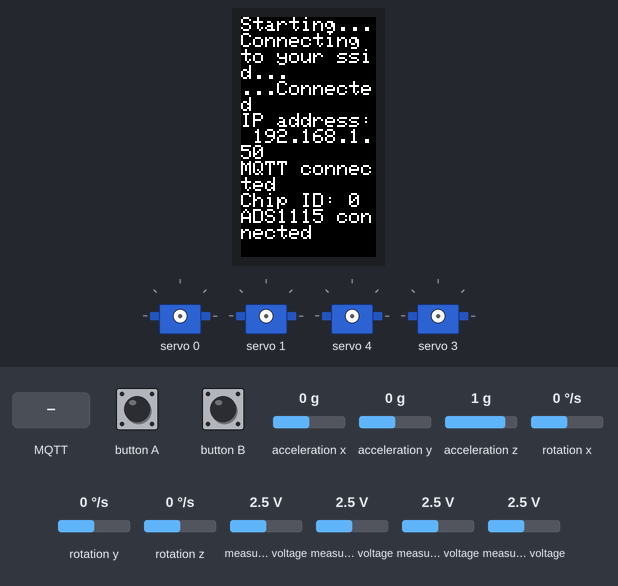
Recording of a program running on a simulated ESP32. On the bench: 135×240 colour display, 4 × servo. The inputs (shaded band) are chosen by the test bench; at power-on: acceleration x 0 g, acceleration y 0 g, acceleration z 1 g, rotation x 0 °/s, rotation y 0 °/s, rotation z 0 °/s, measured voltage 2.5 V. WiFi joins after 1.5 s; servers stay silent unless stated; no MQTT or app messages arrive unless stated; what the program prints to the serial monitor is not drawn. At 13.4 s the program restarts the board; the recording ends there.

Above: at 1.8 s.
At 4.1 s:
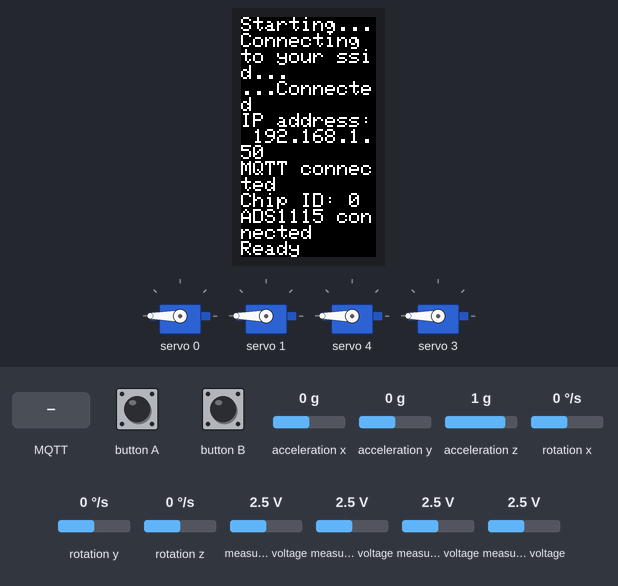
4.2 s: acceleration x set to -1.4 g
7.2 s: MQTT message "Finger 0:" arrives on the first subscribed topic
10.2 s: MQTT message "graspOk" arrives on the first subscribed topic
At 12.5 s:
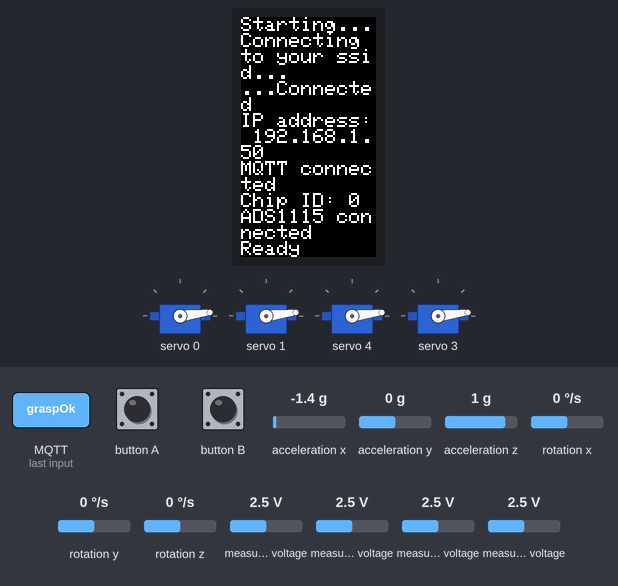
13.2 s: button A pressed for 0.15 s
Timing chart, 0 to 13.4 s (numbered marks = the images above; inputs shaded):
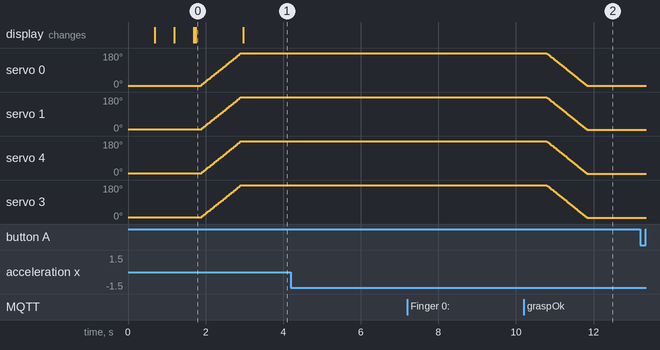

The program:

main.cpp
```cpp
// include lib
#include <Arduino.h>
#include <M5StickCPlus.h>
#include <WiFi.h>
#include <WiFiClient.h>
#include <PubSubClient.h>
#include <Adafruit_ADS1X15.h>
#include <Arduino_JSON.h>
#include <Adafruit_PWMServoDriver.h>
#include "Madgwick_Quaternion.h"

// include Font
#include "quark24.h"
#include "quark12.h"
#include "quark9.h"

// servo
#define SERVOMIN 150// Minimum pulse length count out of 4096.
#define SERVOMAX 600 // Maximum pulse length count out of 4096.

// config network
const char* ssid = "your ssid";
const char* password = "your password";

// config mqtt
const char* mqtt_server = "your mqtt server";
const char* mqtt_user = "KMITL-02";
const char* mqtt_password = "KMITL-02";
const char* mqtt_port = "1883";
uint32_t chipId = 0;

// config topic
const char* topic = "KMITL-02/";

// define libs
WiFiClient client;
PubSubClient mqtt(client);
Adafruit_ADS1115 ads;
Madgwick_Quaternion M_Q_Filter;
Adafruit_PWMServoDriver pwmServo = Adafruit_PWMServoDriver();

// millis
long long lastSend;
long long sendDelay=400; // 100 ms
long long lastMqttReconnect;
long long mqttReconnectDelay=5000; // 5 s
long long lastReadPotentiometer;
long long readPotentiometerDelay=100; // 100 ms
long long lastReadIMU;
long long readIMUDelay=10; // 10 ms
long long lastCheckGlove;
long long checkDelay = 700;
long long lastCheckLock;
long long checkLockDelay = 100;

// calibrate potentiometer
int finger0min = 27000;
int finger0max = 21970;
int finger1min = 27000;
int finger1max = 24190;
int finger2min = 27000;
int finger2max = 20350;
int finger3min = 27000;
int finger3max = 22400;

// global var
int finger0 = 0;
int finger1 = 0;
int finger2 = 0;
int finger3 = 0;
float pitch = 0.0F;
float roll  = 0.0F;
float yaw   = 0.0F;
float quat_w = 0.0F;
float quat_x = 0.0F;
float quat_y = 0.0F;
float quat_z = 0.0F;

// sensor imu
float acc[3];
float accOffset[3];
float gyro[3];
float gyroOffset[3];
float mag[3];
float magOffset[3];
float magmax[3];
float magmin[3];
uint8_t setup_flag = 1;
uint8_t action_flag = 1;
float heading = 0;
uint8_t smoothen = 100;
float strength = 1;

// servo
int servoNo0 = 0;      // Defines a counter for servos. count0-n
int servoNo1 = 1;      // Defines a counter for servos. count0-n
int servoNo2 = 4;      // Defines a counter for servos. count0-n
int servoNo3 = 3;      // Defines a counter for servos. count0-n
int servoNoMax = 5;   // maximum n servo
int freqServo = 60;
int checkStatusServo = 0;

// // calibrate servo
// int servo0min = 0;
// int servo0max = 180;
// int servo1min = 0;
// int servo1max = 180;
// int servo2min = 0;
// int servo2max = 180;
// int servo3min = 0;
// int servo3max = 180;

// grasp
boolean robotGraspState = false;
boolean gloveGraspState = false;
boolean servoState = false;

// funtion prototype
void update();
void getChipID();
void callback(char* topic, byte* payload, unsigned int length);
void reconnect();
void mqttSetup();
void updateMQTT();
void readPotentiometer();
void updateReadPotentiometer();
void sendMQTTfinger();
void updateSendMQTTfinger();
void sendMQTTGyro();
void calibrate6886();
void calibrate_waiting(uint32_t timeout);
void applycalibration();
void IMU_Update();
void updateSendMQTTGyro();
void updateReadIMU();
void updateReCalibrate();
void updateGrasp();
void servoLock();
void servoUnLock();
void updateLockServo();

void setup() {

  // init M5StickCPlus
  M5.begin();
  M5.Imu.Init();

  pwmServo.begin();
  pwmServo.setPWMFreq(freqServo);


  // display startup
  M5.Lcd.fillScreen(BLACK);
  M5.Lcd.setTextColor(WHITE);
  M5.Lcd.setTextSize(2);
  M5.Lcd.setCursor(0, 0);
  M5.Lcd.println("Starting...");
  M5.Lcd.println("Connecting to " + String(ssid) + "...");

  // connect to wifi
  WiFi.begin(ssid, password);
  while (WiFi.status() != WL_CONNECTED) {
    delay(500);
    M5.Lcd.print(".");
  }

  // display wifi connected
  M5.Lcd.println("Connected");
  M5.Lcd.println("IP address: " + WiFi.localIP().toString());

  // connect to mqtt
  mqttSetup();

  // display mqtt connected
  M5.Lcd.println("MQTT connected");
  M5.Lcd.println("Chip ID: " + String(chipId));

  // start ads1115
  ads.begin();

  // display ads1115 connected
  M5.Lcd.println("ADS1115 connected");

  // calibrate imu
  calibrate6886();

  // begin imu
  M_Q_Filter.begin(smoothen); //100Hz

  // calibrate imu again
  calibrate_waiting(10);

  // set servo to 0
  for (int pulselen = SERVOMIN; pulselen < SERVOMAX; pulselen++)
 {
    pwmServo.setPWM(servoNo0, 0, pulselen);
    pwmServo.setPWM(servoNo1, 0, pulselen);
    pwmServo.setPWM(servoNo2, 0, pulselen);
    pwmServo.setPWM(servoNo3, 0, pulselen);
  }

  // delay(5000);

  // //set servo to 90
  // for (int pulselen = SERVOMAX; pulselen > SERVOMIN; pulselen--)
  // {
  //   pwmServo.setPWM(servoNo0, 0, pulselen);
  //   pwmServo.setPWM(servoNo1, 0, pulselen);
  //   pwmServo.setPWM(servoNo2, 0, pulselen);
  //   pwmServo.setPWM(servoNo3, 0, pulselen);
  // }

  // display ready
  M5.Lcd.println("Ready");
}

void loop() {
  update();
}

void update(){
  M5.update();
  updateMQTT();
  updateReadPotentiometer();
  // updateSendMQTTfinger();
  updateReCalibrate();
  updateSendMQTTGyro();
  updateReadIMU();
  updateGrasp();
  updateLockServo();
}

void getChipID(){
  for(int i=0; i<17; i=i+8) {
	  chipId |= ((ESP.getEfuseMac() >> (40 - i)) & 0xff) << i;
	}
}

void callback(char* topic, byte* payload, unsigned int length) {
  Serial.print("Message arrived [");
  Serial.print(topic);
  Serial.print("] ");

  // payload -> string
  String message = "";
  for (int i = 0; i < length; i++) {
    message += (char)payload[i];
  }

  // topic -> string
  String topicStr = String(topic);

  if(topicStr == "KMITL-02/grippingStatus"){
    if(message == "graspOk"){
      robotGraspState = true;
    }
    else if(message == "graspFail"){
      robotGraspState = false;
    }
  }
  if(topicStr == "KMITL-02/grippingStatus"){
    if(message == "releaseOk"){
      robotGraspState = false;
    }
    // else if(message == "releaseFail"){
    //   robotGraspState = false;
    // }
  }

  Serial.println();
}

void reconnect() {
  if(((millis()-lastMqttReconnect)>=mqttReconnectDelay)) {
    Serial.print("Attempting MQTT connection...");
    if (mqtt.connect("M5-KMITL-02", mqtt_user, mqtt_password)) {
      Serial.println("connected");
    } else {
      Serial.print("failed, rc=");
      Serial.print(mqtt.state());
      Serial.println(" try again in 5 seconds");
    }
    lastMqttReconnect=millis();
  }
}

void mqttSetup(){
  mqtt.setServer(mqtt_server, 1883);
  mqtt.setCallback(callback);
  if (mqtt.connect("M5-KMITL-02", mqtt_user, mqtt_password)) {
    Serial.println("connected");

    // subscribe to topic
    mqtt.subscribe("KMITL-02/grippingStatus");

  } else {
    Serial.print("failed, rc=");
    Serial.print(mqtt.state());
    Serial.println(" try again in 5 seconds");
  }
}

void updateMQTT(){
  if (!mqtt.connected() && WiFi.isConnected()) {
    reconnect();
  }
  mqtt.loop();
}

void updateReadPotentiometer(){
  if(((millis()-lastReadPotentiometer)>=readPotentiometerDelay)) {
    readPotentiometer();
    lastReadPotentiometer=millis();
  }
}

void readPotentiometer(){
  int16_t adc0, adc1, adc2, adc3;

  adc0 = ads.readADC_SingleEnded(0);
  adc1 = ads.readADC_SingleEnded(1);
  adc2 = ads.readADC_SingleEnded(2);
  adc3 = ads.readADC_SingleEnded(3);

  // map value to 0-1024
  finger0 = map(adc0, finger0min, finger0max, 0, 1024);
  finger1 = map(adc1, finger1min, finger1max, 0, 1024);
  finger2 = map(adc2, finger2min, finger2max, 0, 1024);
  finger3 = map(adc3, finger3min, finger3max, 0, 1024);

  // print value
  // Serial.print("Finger 0: ");
  // Serial.print(finger0);
  // Serial.print(" | Finger 1: ");
  // Serial.print(finger1);
  // Serial.print(" | Finger 2: ");
  // Serial.print(finger2);
  // Serial.print(" | Finger 3: ");
  // Serial.println(finger3);

}

void sendMQTTfinger(){

  readPotentiometer();

  // make json string
  JSONVar packageJSON2;
  packageJSON2["f1"] = finger0;
  packageJSON2["f2"] = finger1;
  packageJSON2["f3"] = finger2;
  packageJSON2["f4"] = finger3;
  String packageString = JSON.stringify(packageJSON2);
  // Serial.println(packageString);
  mqtt.publish("KMITL-02/finger", packageString.c_str());
  Serial.println("Send finger");
}

void updateSendMQTTfinger(){
  if(((millis()-lastSend)>=sendDelay)) {
    sendMQTTfinger();
    lastSend=millis();
  }
}

void updateSendMQTTGyro(){
  if(((millis()-lastSend)>=sendDelay)) {
    sendMQTTGyro();
    lastSend=millis();
  }
}

void sendMQTTGyro(){

  // print value
  // Serial.print("quat_x: ");
  // Serial.print(quat_x);
  // Serial.print("\tquat_y: ");
  // Serial.print(quat_y);
  // Serial.print("\tquat_z: ");
  // Serial.println(quat_z);

  // up
  if (quat_x > 0.35 && quat_y < 0.35 && quat_y > -0.35 && quat_z < 0.35 && quat_z > -0.35) {
    Serial.println("up");
    // make json string
    JSONVar packageJSON;
    packageJSON["dX"] = 0;
    packageJSON["dY"] = 0;
    packageJSON["dZ"] = 0.01;
    String packageString = JSON.stringify(packageJSON);

    mqtt.publish("KMITL-02/arm", packageString.c_str());
  }
  // down
  else if (quat_x < -0.35 && quat_y < 0.35 && quat_y > -0.35 && quat_z < 0.35 && quat_z > -0.35) {
    Serial.println("down");
    // make json string
    JSONVar packageJSON;
    packageJSON["dX"] = 0;
    packageJSON["dY"] = 0;
    packageJSON["dZ"] = -0.01;
    String packageString = JSON.stringify(packageJSON);

    mqtt.publish("KMITL-02/arm", packageString.c_str());
  }
  // left
  else if (quat_y < -0.35 && quat_x < 0.35 && quat_x > -0.35 && quat_z < 0.35 && quat_z > -0.35) {
    Serial.println("left");
    // make json string
    JSONVar packageJSON;
    packageJSON["dX"] = 0;
    packageJSON["dY"] = 0.01;
    packageJSON["dZ"] = 0;
    String packageString = JSON.stringify(packageJSON);

    mqtt.publish("KMITL-02/arm", packageString.c_str());
  }
  // right
  else if (quat_y > 0.35 && quat_x < 0.35 && quat_x > -0.35 && quat_z < 0.35 && quat_z > -0.35) {
    Serial.println("right");
    // make json string
    JSONVar packageJSON;
    packageJSON["dX"] = 0;
    packageJSON["dY"] = -0.01;
    packageJSON["dZ"] = 0;
    String packageString = JSON.stringify(packageJSON);

    mqtt.publish("KMITL-02/arm", packageString.c_str());
  }
  // forward
  else if (quat_z > 0.35 && quat_x < 0.35 && quat_x > -0.35 && quat_y < 0.35 && quat_y > -0.35) {
    Serial.println("forward");
    // make json string
    JSONVar packageJSON;
    packageJSON["dX"] = 0.01;
    packageJSON["dY"] = 0;
    packageJSON["dZ"] = 0;
    String packageString = JSON.stringify(packageJSON);

    mqtt.publish("KMITL-02/arm", packageString.c_str());
  }
  // backward
  else if (quat_z < -0.35 && quat_x < 0.35 && quat_x > -0.35 && quat_y < 0.35 && quat_y > -0.35) {
    Serial.println("backward");
    // make json string
    JSONVar packageJSON;
    packageJSON["dX"] = -0.01;
    packageJSON["dY"] = 0;
    packageJSON["dZ"] = 0;
    String packageString = JSON.stringify(packageJSON);

    mqtt.publish("KMITL-02/arm", packageString.c_str());
  }
  // stop
  else {
    Serial.println("stop");
    // make json string
    JSONVar packageJSON;
    packageJSON["dX"] = 0;
    packageJSON["dY"] = 0;
    packageJSON["dZ"] = 0;
    String packageString = JSON.stringify(packageJSON);

    mqtt.publish("KMITL-02/arm", packageString.c_str());
  }
}

void calibrate6886(){
  double gyroSum[3];
  double accSum[3];
  int counter = 5;

  Serial.println("Calibrating...");

  M5.Imu.getGyroData(&gyro[0], &gyro[1], &gyro[2]);
  M5.Imu.getAccelData(&acc[0], &acc[1], &acc[2]);

  gyroOffset[0] = gyro[0];
  gyroOffset[1] = gyro[1];
  gyroOffset[2] = gyro[2];
  accOffset[0] = acc[0];
  accOffset[1] = acc[1];
  accOffset[2] = acc[2] - 1.0;  //Gravitational Acceleration 1G, assuming that the M5 button is facing upward

  Serial.println("Calibration Done!");
  Serial.print("gyroOffset[0]: ");
  Serial.print(gyroOffset[0]);
  Serial.print(" | gyroOffset[1]: ");
  Serial.print(gyroOffset[1]);
  Serial.print(" | gyroOffset[2]: ");
  Serial.println(gyroOffset[2]);
  Serial.print("accOffset[0]: ");
  Serial.print(accOffset[0]);
  Serial.print(" | accOffset[1]: ");
  Serial.print(accOffset[1]);
  Serial.print(" | accOffset[2]: ");
  Serial.println(accOffset[2]);

}

void calibrate_waiting(uint32_t timeout){
  int16_t value_x_min = 0;
  int16_t value_x_max = 0;
  int16_t value_y_min = 0;
  int16_t value_y_max = 0;
  int16_t value_z_min = 0;
  int16_t value_z_max = 0;
  uint32_t timeStart = 0;

  timeStart = millis();

  while ((millis() - timeStart) < timeout)
  {
    if (digitalRead(M5_BUTTON_HOME) == LOW) {
      setup_flag = 1;
      while (digitalRead(M5_BUTTON_HOME) == LOW);
      break;
    }
    delay(100);
  }

}

void applycalibration(){
  M5.Imu.getGyroData(&gyro[0], &gyro[1], &gyro[2]);
  M5.Imu.getAccelData(&acc[0], &acc[1], &acc[2]);

  gyro[0] -= gyroOffset[0];
  gyro[1] -= gyroOffset[1];
  gyro[2] -= gyroOffset[2];
  acc[0] -= accOffset[0];
  acc[1] -= accOffset[1];
  acc[2] -= accOffset[2];

  //fake magnetometer data cuz MPU6886 doesn't come with BMM 150 chip
  mag[0] = 0;
  mag[1] = 0;
  mag[2] = 0;
}

void IMU_Update() {
  applycalibration();

  heading = atan2(mag[0], mag[1]);
  if (heading < 0)
    heading += 2 * PI;
  if (heading > 2 * PI)
    heading -= 2 * PI;

  M_Q_Filter.update(gyro[0]*strength, gyro[1]*strength, gyro[2]*strength, acc[0], acc[1], acc[2], mag[0], mag[1], mag[2]);

  roll = M_Q_Filter.getRoll();
  pitch = M_Q_Filter.getPitch();
  yaw   = M_Q_Filter.getYaw();

  //for quaternion output (by zeketan)
  quat_w = M_Q_Filter.getQuat_W();
  quat_x = M_Q_Filter.getQuat_X();
  quat_y = M_Q_Filter.getQuat_Y();
  quat_z = M_Q_Filter.getQuat_Z(); //-0.005 anti yaw drifting

  // Serial.print("quat_x: ");
  // Serial.print(quat_x);
  // Serial.print("\tquat_y: ");
  // Serial.print(quat_y);
  // Serial.print("\tquat_z: ");
  // Serial.println(quat_z);
}

void updateReadIMU(){
  if ((millis() - lastReadIMU) >= readIMUDelay) {
    lastReadIMU = millis();
    IMU_Update();
  }
}

void updateReCalibrate(){
  // Button A
  if (M5.BtnA.wasReleased()) {
    // reset esp32
    Serial.println("Reset ESP32");
    ESP.restart();
  }
}

void updateGrasp(){
  // Serial.println(finger0+finger1+finger2+finger3);
  if ((millis()-lastCheckGlove)>=checkDelay){
    // Serial.println(finger0+finger1+finger2+finger3);
    if ((finger0+finger1+finger2+finger3)>=1400){
      gloveGraspState = true;
      Serial.println("Lockkkkkkkk");

      // test only
      // robotGraspState = true;

      // Serial.println("grasp!");
      // make json
      JSONVar packageJSON;
      packageJSON["gripper"] = "on";
      String packageString = JSON.stringify(packageJSON);

      mqtt.publish("KMITL-02/gripper", packageString.c_str());
    }
    else {
      if (gloveGraspState){
        gloveGraspState = false;

        // test only
        // robotGraspState = false;

        // Serial.println("release!");
        // make json
        JSONVar packageJSON;
        packageJSON["gripper"] = "off";
        String packageString = JSON.stringify(packageJSON);


        mqtt.publish("KMITL-02/gripper", packageString.c_str());
      }
      // // make json
      // JSONVar packageJSON;
      // packageJSON["gripper"] = "off";
      // String packageString = JSON.stringify(packageJSON);

      // mqtt.publish("KMITL-02/gripper", packageString.c_str());
    }
    lastCheckGlove = millis();
  }
}

void updateLockServo(){
  if ((millis()-lastCheckLock)>=checkDelay){
    if (robotGraspState && !servoState){
      servoLock();
    }
    else if (!robotGraspState && servoState){
      servoUnLock();
    }
    lastCheckLock = millis();
  }

}

void servoLock(){
  servoState = true;
  for (int pulselen = SERVOMAX; pulselen > SERVOMIN; pulselen--)
  {
    pwmServo.setPWM(servoNo0, 0, pulselen);
    pwmServo.setPWM(servoNo1, 0, pulselen);
    pwmServo.setPWM(servoNo2, 0, pulselen);
    pwmServo.setPWM(servoNo3, 0, pulselen);
  }
}

void servoUnLock(){
  servoState = false;
  for (int pulselen = SERVOMIN; pulselen < SERVOMAX; pulselen++)
  {
    pwmServo.setPWM(servoNo0, 0, pulselen);
    pwmServo.setPWM(servoNo1, 0, pulselen);
    pwmServo.setPWM(servoNo2, 0, pulselen);
    pwmServo.setPWM(servoNo3, 0, pulselen);
  }
}
```

Source omitted: quark12.h (data table, 16249 bytes), quark24.h (data table, 48285 bytes), quark9.h (data table, 11668 bytes), Madgwick_Quaternion.cpp (9582 bytes), Madgwick_Quaternion.h (3137 bytes)

Measured:
- after the input at 4.2 s, every drawn part: stays the same
- after the input at 7.2 s, every drawn part: stays the same
- after the input at 10.2 s, servo 0: moves from 180° to 7° over 1.1 s, starting after 0.58 s; servo 1, servo 4, servo 3: moves from 180° to 7° over 1.0 s, starting after 0.60 s
- after the input at 13.2 s, every drawn part: stays the same
